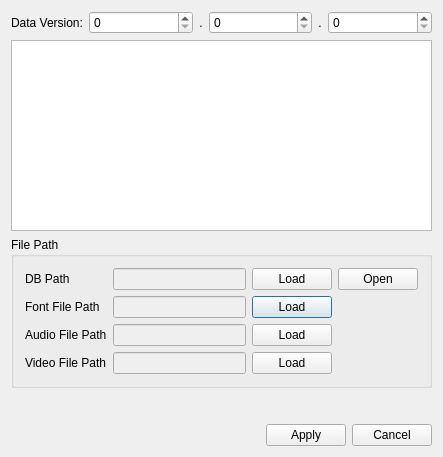
<?xml version="1.0" encoding="UTF-8"?>
<ui version="4.0">
 <class>RegistrySettings</class>
 <widget class="QDialog" name="RegistrySettings">
  <property name="windowModality">
   <enum>Qt::WindowModal</enum>
  </property>
  <property name="geometry">
   <rect>
    <x>0</x>
    <y>0</y>
    <width>443</width>
    <height>457</height>
   </rect>
  </property>
  <property name="sizePolicy">
   <sizepolicy hsizetype="Expanding" vsizetype="Expanding">
    <horstretch>0</horstretch>
    <verstretch>0</verstretch>
   </sizepolicy>
  </property>
  <property name="minimumSize">
   <size>
    <width>349</width>
    <height>159</height>
   </size>
  </property>
  <property name="baseSize">
   <size>
    <width>349</width>
    <height>159</height>
   </size>
  </property>
  <property name="contextMenuPolicy">
   <enum>Qt::NoContextMenu</enum>
  </property>
  <property name="windowTitle">
   <string>Setting</string>
  </property>
  <layout class="QVBoxLayout" name="verticalLayout_2">
   <item>
    <layout class="QVBoxLayout" name="verticalLayout">
     <item>
      <layout class="QHBoxLayout" name="horizontalLayout_2" stretch="0,1,0,1,0,1">
       <item>
        <widget class="QLabel" name="label_5">
         <property name="text">
          <string>Data Version:</string>
         </property>
        </widget>
       </item>
       <item>
        <widget class="QSpinBox" name="sbVer1"/>
       </item>
       <item>
        <widget class="QLabel" name="label_6">
         <property name="text">
          <string>.</string>
         </property>
         <property name="alignment">
          <set>Qt::AlignCenter</set>
         </property>
        </widget>
       </item>
       <item>
        <widget class="QSpinBox" name="sbVer2"/>
       </item>
       <item>
        <widget class="QLabel" name="label_7">
         <property name="text">
          <string>.</string>
         </property>
         <property name="alignment">
          <set>Qt::AlignCenter</set>
         </property>
        </widget>
       </item>
       <item>
        <widget class="QSpinBox" name="sbVer3"/>
       </item>
      </layout>
     </item>
     <item>
      <widget class="QTableView" name="m_tblOPDataVersion"/>
     </item>
    </layout>
   </item>
   <item>
    <widget class="QGroupBox" name="gbFilePath">
     <property name="title">
      <string>File Path</string>
     </property>
     <layout class="QGridLayout" name="gridLayout_2">
      <item row="0" column="0">
       <layout class="QGridLayout" name="gridLayout" columnstretch="0,1,0,0">
        <item row="1" column="1">
         <widget class="QLineEdit" name="m_leFontFileSavePath">
          <property name="enabled">
           <bool>false</bool>
          </property>
         </widget>
        </item>
        <item row="1" column="2">
         <widget class="QPushButton" name="btnFont">
          <property name="text">
           <string>Load</string>
          </property>
         </widget>
        </item>
        <item row="2" column="0">
         <widget class="QLabel" name="label_3">
          <property name="text">
           <string>Audio File Path</string>
          </property>
         </widget>
        </item>
        <item row="2" column="1">
         <widget class="QLineEdit" name="m_leAudioFileSavePath">
          <property name="enabled">
           <bool>false</bool>
          </property>
         </widget>
        </item>
        <item row="2" column="2">
         <widget class="QPushButton" name="btnAudio">
          <property name="text">
           <string>Load</string>
          </property>
         </widget>
        </item>
        <item row="3" column="1">
         <widget class="QLineEdit" name="m_leVideoFileSavePath">
          <property name="enabled">
           <bool>false</bool>
          </property>
         </widget>
        </item>
        <item row="3" column="2">
         <widget class="QPushButton" name="btnVideo">
          <property name="text">
           <string>Load</string>
          </property>
         </widget>
        </item>
        <item row="3" column="0">
         <widget class="QLabel" name="label_2">
          <property name="text">
           <string>Video File Path</string>
          </property>
         </widget>
        </item>
        <item row="0" column="0">
         <widget class="QLabel" name="label">
          <property name="text">
           <string>DB Path</string>
          </property>
         </widget>
        </item>
        <item row="0" column="1">
         <widget class="QLineEdit" name="m_leDBPath">
          <property name="enabled">
           <bool>false</bool>
          </property>
         </widget>
        </item>
        <item row="0" column="2">
         <widget class="QPushButton" name="btnDB">
          <property name="text">
           <string>Load</string>
          </property>
         </widget>
        </item>
        <item row="1" column="0">
         <widget class="QLabel" name="label_4">
          <property name="text">
           <string>Font File Path</string>
          </property>
         </widget>
        </item>
        <item row="0" column="3">
         <widget class="QPushButton" name="btnOpenDBPath">
          <property name="text">
           <string>Open</string>
          </property>
         </widget>
        </item>
       </layout>
      </item>
     </layout>
    </widget>
   </item>
   <item>
    <spacer name="verticalSpacer">
     <property name="orientation">
      <enum>Qt::Vertical</enum>
     </property>
     <property name="sizeHint" stdset="0">
      <size>
       <width>20</width>
       <height>30</height>
      </size>
     </property>
    </spacer>
   </item>
   <item>
    <layout class="QHBoxLayout" name="horizontalLayout">
     <item>
      <spacer name="horizontalSpacer">
       <property name="orientation">
        <enum>Qt::Horizontal</enum>
       </property>
       <property name="sizeHint" stdset="0">
        <size>
         <width>40</width>
         <height>20</height>
        </size>
       </property>
      </spacer>
     </item>
     <item>
      <widget class="QPushButton" name="m_pbApply">
       <property name="text">
        <string>Apply</string>
       </property>
      </widget>
     </item>
     <item>
      <widget class="QPushButton" name="m_pbCancel">
       <property name="text">
        <string>Cancel</string>
       </property>
      </widget>
     </item>
    </layout>
   </item>
  </layout>
 </widget>
 <layoutdefault spacing="6" margin="11"/>
 <tabstops>
  <tabstop>m_pbApply</tabstop>
  <tabstop>m_pbCancel</tabstop>
  <tabstop>m_leVideoFileSavePath</tabstop>
  <tabstop>m_leDBPath</tabstop>
 </tabstops>
 <resources/>
 <connections/>
</ui>
